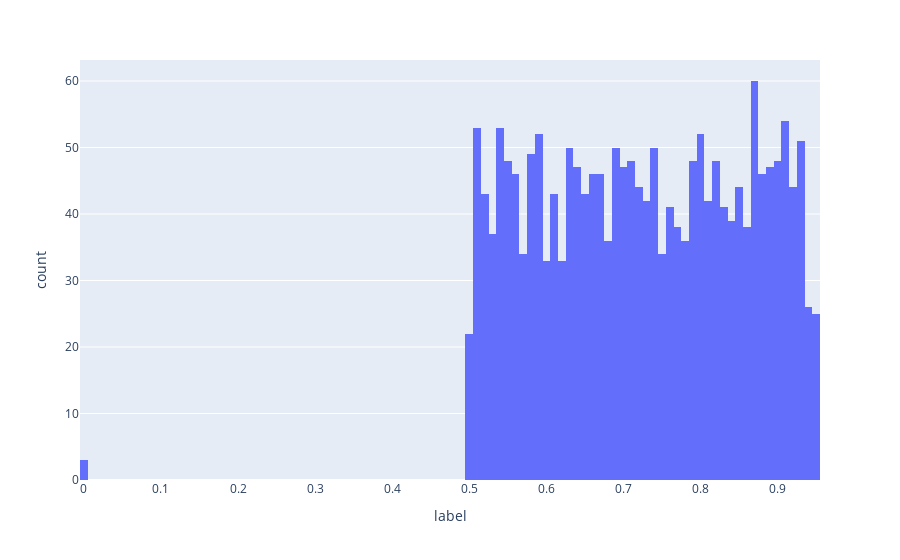

Notebook cell for this chart:
### Code cell
import matplotlib.pyplot as plt
num = 20
k=np.random.randint(len(y_train))
images = x_train[k:(k+num)]
labels = y_train[k:(k+num)]
num_row = 2
num_col = 10
# plot images
fig, axes = plt.subplots(num_row, num_col, figsize=(1.5*num_col,2*num_row))
for i in range(num):
    ax = axes[i//num_col, i%num_col]
    ax.imshow(images[i], cmap='gray')
    ax.set_title('Label: {}'.format(labels[i]))
plt.tight_layout()
plt.show()

import plotly.express as px
df = pd.DataFrame(y_train, columns=['label'])
fig = px.histogram(df, x='label', nbins=100)
fig.show()

### Figure 1 — Plotly figure (JSON) as saved in the notebook; plotly's stock layout.template omitted (floating-point values rounded to 4 significant figures; data arrays with more than 128 entries replaced by an {"elided": "..."} marker saying what was removed)
{"data": [{"alignmentgroup": "True", "bingroup": "x", "hovertemplate": "label=%{x}<br>count=%{y}<extra></extra>", "legendgroup": "", "marker": {"color": "#636efa"}, "name": "", "nbinsx": 100, "offsetgroup": "", "orientation": "v", "showlegend": false, "type": "histogram", "x": {"elided": "2000 float values"}, "xaxis": "x", "yaxis": "y"}], "layout": {"autosize": true, "barmode": "relative", "legend": {"tracegroupgap": 0}, "margin": {"t": 60}, "xaxis": {"anchor": "y", "autorange": true, "domain": [0, 1], "range": [-0.005, 0.955], "title": {"text": "label"}, "type": "linear"}, "yaxis": {"anchor": "x", "autorange": true, "domain": [0, 1], "range": [0, 63.16], "title": {"text": "count"}}}}
